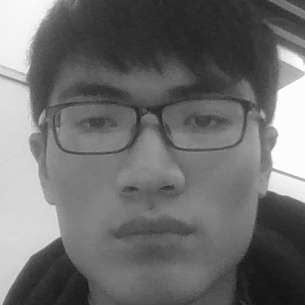
#> input picture faceTest/att_faces/me/133.jpg, 305 x 305 px, found by its file name; its folder holds 4 pictures in this run
$ python load_face_datatest.py
#> lines starting #> are read from the running program, lines starting #| are printed output that depends on the picture; pictures that were not available may be replaced by others from this repository, and a replacement may not be noted
#> in read_path, image is the input picture: shape (305, 305, 3); min 19, max 255, mean 110.4
import os
import sys
import numpy as np
import cv2

# 设置照片的大小
IMAGE_SIZE = 64

# 按照指定图像大小调整尺寸
def resetSizeoftheImage(image, height = IMAGE_SIZE, width = IMAGE_SIZE):
#> called with height = 64, width = 64
    top, bottom, left, right = (0, 0, 0, 0)
    # 截取图像的尺寸
    h, w, _ = image.shape
#> h = 305; w = 305
    # 如果图像的长宽不相同，则补充图像，是的图像的长和宽相同
    longest_edgt = max(h, w)
#> longest_edgt = 305
    # 计算较短的边所需要补充的像素大小范围
    if h < longest_edgt:
        dh = longest_edgt - h
        top = dh // 2
        bottom = dh - top
    elif w < longest_edgt:
        dw = longest_edgt - w
        left = dw // 2
        right = dw - left
    else:
        pass

    # 设置调整大小所补充的像素范围的颜色RGB
    BLACK = [0, 0, 0]

    # 调整图像的边界并返回，top, bottom, left, right 分别是四个方向上需要扩充的像素点数目
    constant = cv2.copyMakeBorder(image, top, bottom, left, right, cv2.BORDER_CONSTANT, value=BLACK)

    # 返回新的图像
    return cv2.resize(constant, (height, width))
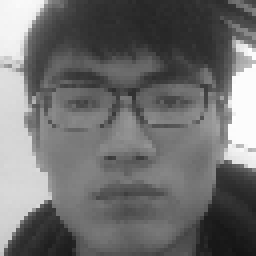
#> returned value: shape (64, 64, 3) (shown 4 times larger); min 20, max 254, mean 110.2

# 读取训练数据
images = []
labels = []
def read_path(path_name):
    for dir_item in os.listdir(path_name):
        full_path = os.path.abspath(os.path.join(path_name, dir_item))
        print(full_path)
        if os.path.isdir(full_path):
            read_path(full_path)
        else:
            if dir_item.endswith('.jpg'):
                image = cv2.imread(full_path)
                image = resetSizeoftheImage(image, IMAGE_SIZE, IMAGE_SIZE)
                images.append(image)
                labels.append(path_name)
    return images, labels

# 从指定位置读取训练数据
def load_datatest(path_name):
    images, labels = read_path(path_name)
#> images = 1 item; labels = ['E:\\pythonProject\\faceTest\\Practice']
    images = np.array(images)
    print(images.shape)
#| (1, 64, 64, 3)

    # labels = np.array(labels)

    # 设置数组的大小，将标签转化为分类器中的类别种类，数据等
    # np.arange(len(labels))
    theLabel = np.arange(len(labels))
#> theLabel = [0]

    # 为训练数据设置类别编号
    for index in range(len(labels)):
        if labels[index].endswith("me"):
            theLabel[index] = np.array([0])
        elif labels[index].endswith("tianyao"):
            theLabel[index] = np.array([1])
        elif labels[index].endswith("jiang"):
            theLabel[index] = np.array([2])
        elif labels[index].endswith("guo"):
            theLabel[index] = np.array([3])
        elif labels[index].endswith("yao"):
            theLabel[index] = np.array([4])
        else:
            theLabel[index] = np.array([5])
#> this loop made 1 pass
#> after the loop, theLabel = [5]

    # print(theLabel)
    labels = theLabel
#> labels = [5]
    # labels = np.array([0 if label.endswith('me') else 1 for label in labels])
    print(labels.shape)
#| (1,)
    print(labels)
#| [5]
    return images, labels

if __name__ == '__main__':
    images, labels = load_datatest("E:\pythonProject\\faceTest\Practice")
#> labels = [5]

$ run again, on faceTest/att_faces/me/178.jpg
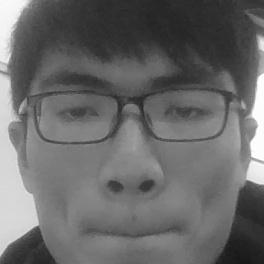
#> input picture faceTest/att_faces/me/178.jpg, 264 x 264 px, found by its file name
#> in read_path, image is the input picture: shape (264, 264, 3); min 22, max 255, mean 105.3
#> in resetSizeoftheImage, `return cv2.resize(constant, (height, width))`:
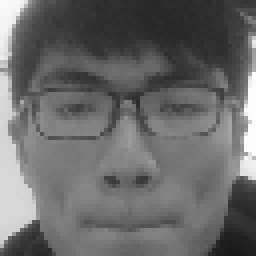
#> returned value: shape (64, 64, 3) (shown 4 times larger); min 25, max 254, mean 105.1
#> in load_datatest, `images, labels = read_path(path_name)`: images = 1 item; labels = ['E:\\pythonProject\\faceTest\\Practice']
#| (1, 64, 64, 3)
#> in load_datatest, `theLabel = np.arange(len(labels))`: theLabel = [0]
#> the loop in load_datatest, `for index in range(len(labels)):` made 1 pass
#> after the loop in load_datatest, `for index in range(len(labels)):`: theLabel = [5]
#| (1,)
#| [5]
